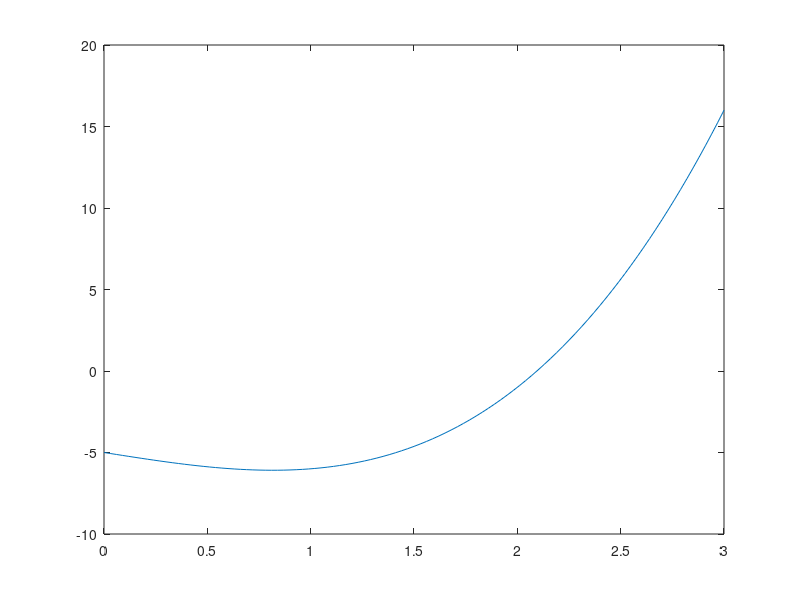

This chart was generated by the following MATLAB code: (Note: this script raises an error after producing the figure.)
% This is an example use of the plot function 
% used in association with the finding of a root
% problem solved earlier.
%  a is the lower value of the range
% b is the upper value of the range

a = 0;fa = -inf;
b = 3;fb = inf;
delta = (b-a)/100;
xx = a:delta:b;
plot(xx,xx .^3-2*xx-5);
set(gca(),"auto_clear","off");

hax = line([a,b],[0,0]);
set(hax,"Color","red");
while (sqrt((x-a)^2))>0.0001

  a=x;
  %fx = x^3-2*x-5;
  %dfx= 3*x^2-2;
  
  fx = 0.5*sin(2*(x-(pi/4)))+0.5*sin(x);
  dfx= cos(2*(x-(pi/4)))+0.5*cos(x);
  x=a-(fx/dfx);
  halt;
   
  plot(x,fx,"o")
  
  disp(x-a);
end;

disp(" The root is :");
disp(x);
set(gca(),"auto_clear","on");
